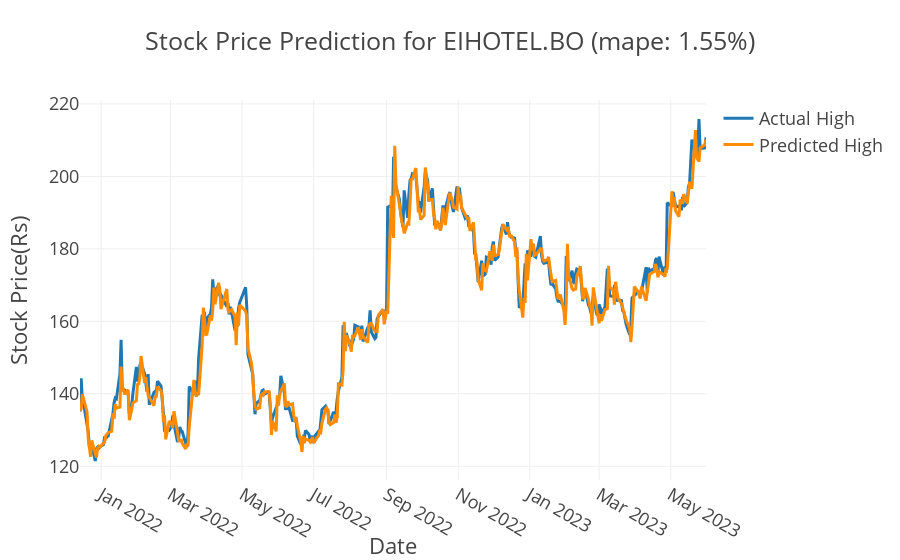

Notebook cell for this chart:
### Code cell
# plot chart for actual and predicted values with including predicted values range(highe/lower)    
fig = plot_predictions(predictions_df, ticker)

### Figure 1 — Plotly figure (JSON) as saved in the notebook; plotly's stock layout.template omitted (floating-point values rounded to 4 significant figures; data arrays with more than 128 entries replaced by an {"elided": "..."} marker saying what was removed)
{"data": [{"line": {"color": "rgb(31, 119, 180)"}, "mode": "lines", "name": "Actual High", "type": "scatter", "x": {"elided": "359 str values"}, "y": {"elided": "359 float values"}}, {"line": {"color": "rgb(255,140,0)"}, "mode": "lines", "name": "Predicted High", "type": "scatter", "x": {"elided": "359 str values"}, "y": {"elided": "359 float values"}}], "layout": {"hovermode": "x", "title": {"text": "Stock Price Prediction for EIHOTEL.BO (mape: 1.55%)"}, "xaxis": {"title": {"text": "Date"}}, "yaxis": {"title": {"text": "Stock Price(Rs)"}}}}
